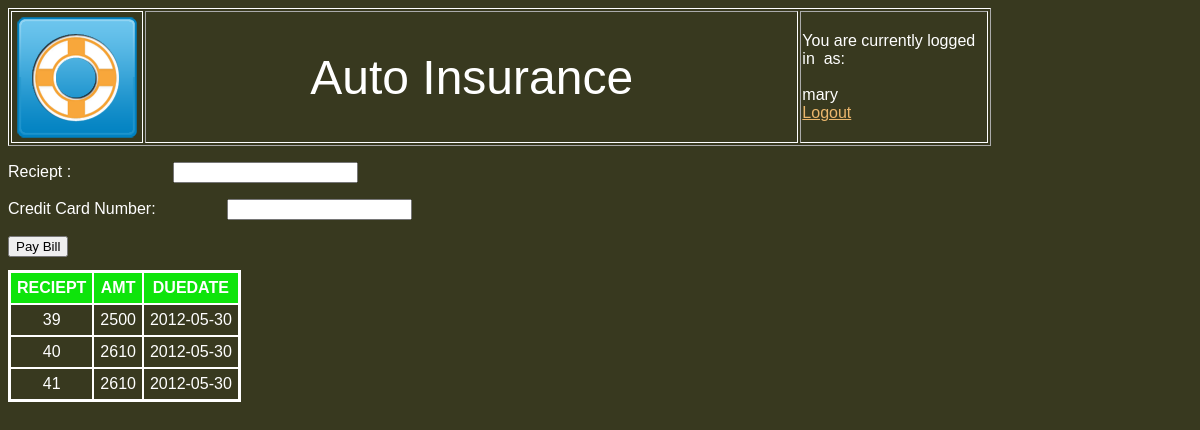
Page /BillPay.php (signed in) on the committed database.
### tables this page shows
CREATE TABLE IF NOT EXISTS `PENDING` (
  `RECIEPT` int(255) NOT NULL AUTO_INCREMENT,
  `USERID` char(255) NOT NULL,
  `AMT` float NOT NULL,
  `DUEDATE` date NOT NULL,
  PRIMARY KEY (`RECIEPT`)
);

### BillPay.php (the view, shortened to what this page needs)
<?php
$connection = @mysql_connect('localhost', 'apnohe', 'o79gmtype');
$USER = $_SESSION['valid_user'];
?>
<html>
<head>
<link rel="stylesheet" href="cany1011.css">
</head>
<table border="1" width="983" height="120">
	<tr>
		<td height="120" width="86" style="border-style: solid; border-width: 1px">
		<a href="http://acadweb1.salisbury.edu/~apnohe/LESI/Home2.php">
		<img border="0" src="Lower%20Shore%20Insurance%20Company%20Logo.png" width="128" height="128"></a></td>
		<td height="120" style="width: 3150px">
		<p align="center"><font size="7">Auto Insurance</font></td>
		<td height="120" width="881">
		You are currently logged in&nbsp; as:<br>
		<br><? echo $_SESSION['valid_user']; ?>
		<br>
		<a href="http://acadweb1.salisbury.edu/~apnohe/LESI/logout.php">Logout</a></td>
	</tr>
</table>
<form name="myform" form method="POST" action="ConfirmPayment.php">
	<p align="left">Reciept :&nbsp;&nbsp;&nbsp;&nbsp;&nbsp;&nbsp;&nbsp;&nbsp;&nbsp;&nbsp;&nbsp;&nbsp;&nbsp;&nbsp;&nbsp;&nbsp;&nbsp;&nbsp;&nbsp;&nbsp;&nbsp;&nbsp; <input type="text" name="Reciept" size="20"></p>
	<p align="left">Credit Card Number:&nbsp;&nbsp;&nbsp;&nbsp;&nbsp;&nbsp;&nbsp;&nbsp;&nbsp;&nbsp;&nbsp;&nbsp; &nbsp;&nbsp;
	<input type="text" name="Credit_Num" size="20"></p>
	<input type="submit" value="Pay Bill" name="B1" style="float: left">&nbsp;&nbsp;&nbsp;&nbsp;&nbsp;
</form>
<?
function createDynamicHTMLTable($table_name, $sql_query, $link)
{
    $sql_result = mysql_query($sql_query, $link);
    if (($sql_result)||(mysql_errno == 0))
    {
        echo "<DIV>\n";
        echo "<TABLE borderColor=#000000 cellSpacing=0 cellPadding=6 border=2>\n";
        echo "<TBODY>\n";
        if (mysql_num_rows($sql_result)>0)
        {
            $i = 0;
            echo "<TR vAlign=top bgColor=#0EE40B>\n";
            while ($i < mysql_num_fields($sql_result))
            {
                echo "<TH>". mysql_field_name($sql_result, $i) . "</TH>\n";
                $i++;
            }
            echo "</TR>\n";
            while ($rows = mysql_fetch_array($sql_result,MYSQL_ASSOC))
            {
                echo "<TR>\n";
                foreach ($rows as $data)
                {
                    echo "<TD align='center'>". $data . "</TD>\n";
                }
                echo "</TR>\n";
            }
        } else {
            echo "<TR>\n<TD colspan='" . ($i+1) . "'>No Results found!</TD></TR>\n";
        }
        echo "</TBODY>\n</TABLE>\n";
        echo "</DIV>\n";
    } else {
        echo nl2br( sprintf( "Error in running query: %s\n", mysql_error()) );
    }
}
createDynamicHTMLTable("PENDING", "SELECT `RECIEPT`,`AMT`,`DUEDATE` FROM `PENDING` WHERE USERID = '$USER'", $connection);
?>

### cany1011.css (style rules this page uses)
a:link { color:#EBB66C; }
TABLE { table-border-color-light:#FFFFFF; table-border-color-dark:#FFFFFF; border-color:#FFFFFF; color:#FFFFFF; }
TH { color:#FFFFFF; }
TD { border-color:#FFFFFF; }
TABLE { font-family:Verdana,Arial,Helvetica,sans-serif; font-style:normal; }
TH { font-family:Verdana,Arial,Helvetica,sans-serif; font-style:bold; }

### rows in the picture
pending: RECIEPT "39", AMT "2500", DUEDATE "2012-05-30"
pending: RECIEPT "40", AMT "2610", DUEDATE "2012-05-30"
pending: RECIEPT "41", AMT "2610", DUEDATE "2012-05-30"

### other values in the picture
$_SESSION['valid_user'] "mary"
mysql_field_name($sql_result, $i) "RECIEPT"
mysql_field_name($sql_result, $i) "AMT"
mysql_field_name($sql_result, $i) "DUEDATE"
